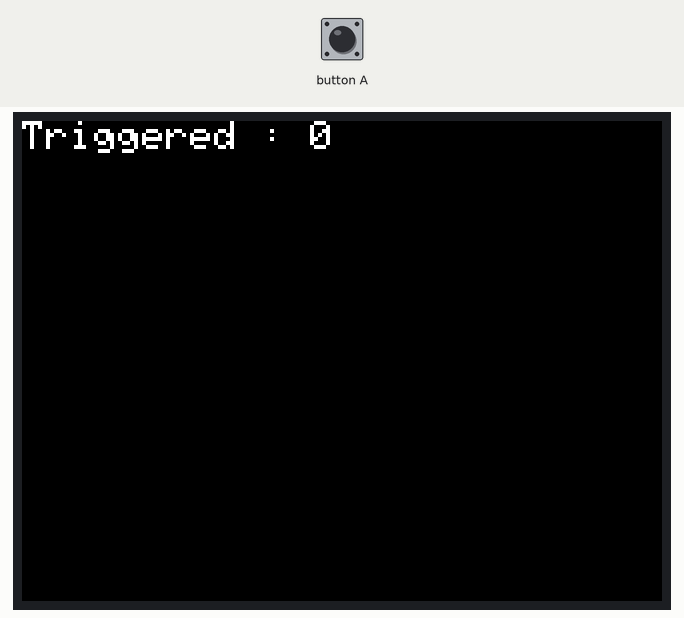
The sketch below on a simulated ESP32. Parts: 320×240 colour display. The test bench sets the inputs (shaded band). What the sketch prints to the serial monitor is not drawn.

Above: at 1.4 s.
1.5 s: button A pressed for 0.15 s
3.1 s: button A pressed for 1 s
5.6 s: button A pressed for 0.15 s
7.2 s: button A pressed for 1 s
Timing chart, 0 to 10.2 s (numbered marks = the images above; inputs shaded):
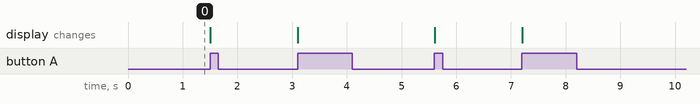

The sketch:

button.ino
```cpp
#include <M5Stack.h>

// More information about ISR etc can be found here
// https://www.arduino.cc/reference/en/language/functions/external-interrupts/attachinterrupt/

const uint8_t TRIGGER_PIN = 39;  // PIN number for the left button
volatile int trigger_count = 0;  // Need volatile as the variable could be read as it is being updated by the ISR

// REMEMBER alway declare a function before using it.
void print_count()
{
    Serial.println("ISR Started");
    M5.Lcd.setCursor(0, 0);
    M5.Lcd.printf("Triggered : %i\r\n", trigger_count);
    //delay(5000);  //Uncomment to see what happens when you try to use Interrupt within an Interrupt
    Serial.println("ISR Finished...");
}

// ISR Callback Function - Must NOT HAVE ANY PARAMETERS and Global/Static
void isr_triggered()
{
    trigger_count++;   // Incrementation Counter
    print_count();
}

// Initialise the sketch - Only called once on start
void setup()
{
    Serial.begin(115200);  // How fast will data to be transmitted to the serial monitor
    M5.begin();
    M5.Lcd.clear();
    M5.Lcd.setTextColor(WHITE, BLACK);
    M5.Lcd.setTextSize(2);
    pinMode(TRIGGER_PIN , INPUT);       // Set the TRIGGER_PIN mode to INPUT as we are expecting an external action
    attachInterrupt(digitalPinToInterrupt(TRIGGER_PIN),
              isr_triggered, RISING);   // Assign the ISR Callback function to PIN. It will fire when voltage goes from 0 to positive
    print_count();
}

void loop()
{
} 
```
